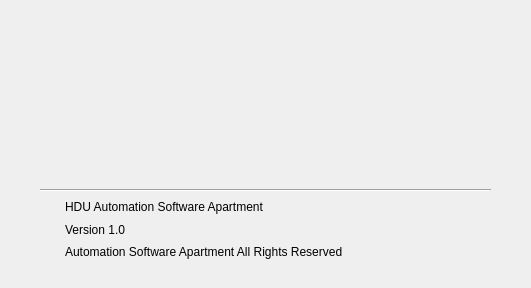
<?xml version="1.0" encoding="UTF-8"?>
<ui version="4.0">
 <class>About</class>
 <widget class="QDialog" name="About">
  <property name="geometry">
   <rect>
    <x>0</x>
    <y>0</y>
    <width>531</width>
    <height>288</height>
   </rect>
  </property>
  <property name="windowTitle">
   <string>Dialog</string>
  </property>
  <widget class="QLabel" name="label">
   <property name="geometry">
    <rect>
     <x>60</x>
     <y>30</y>
     <width>401</width>
     <height>141</height>
    </rect>
   </property>
   <property name="text">
    <string/>
   </property>
  </widget>
  <widget class="Line" name="line">
   <property name="geometry">
    <rect>
     <x>40</x>
     <y>180</y>
     <width>451</width>
     <height>20</height>
    </rect>
   </property>
   <property name="orientation">
    <enum>Qt::Horizontal</enum>
   </property>
  </widget>
  <widget class="QWidget" name="">
   <property name="geometry">
    <rect>
     <x>65</x>
     <y>199</y>
     <width>461</width>
     <height>61</height>
    </rect>
   </property>
   <layout class="QVBoxLayout" name="verticalLayout">
    <item>
     <widget class="QLabel" name="label_2">
      <property name="text">
       <string>HDU Automation Software Apartment</string>
      </property>
     </widget>
    </item>
    <item>
     <widget class="QLabel" name="label_3">
      <property name="text">
       <string>Version 1.0</string>
      </property>
     </widget>
    </item>
    <item>
     <widget class="QLabel" name="label_4">
      <property name="text">
       <string>Automation Software Apartment All Rights Reserved</string>
      </property>
     </widget>
    </item>
   </layout>
  </widget>
 </widget>
 <resources/>
 <connections/>
</ui>
